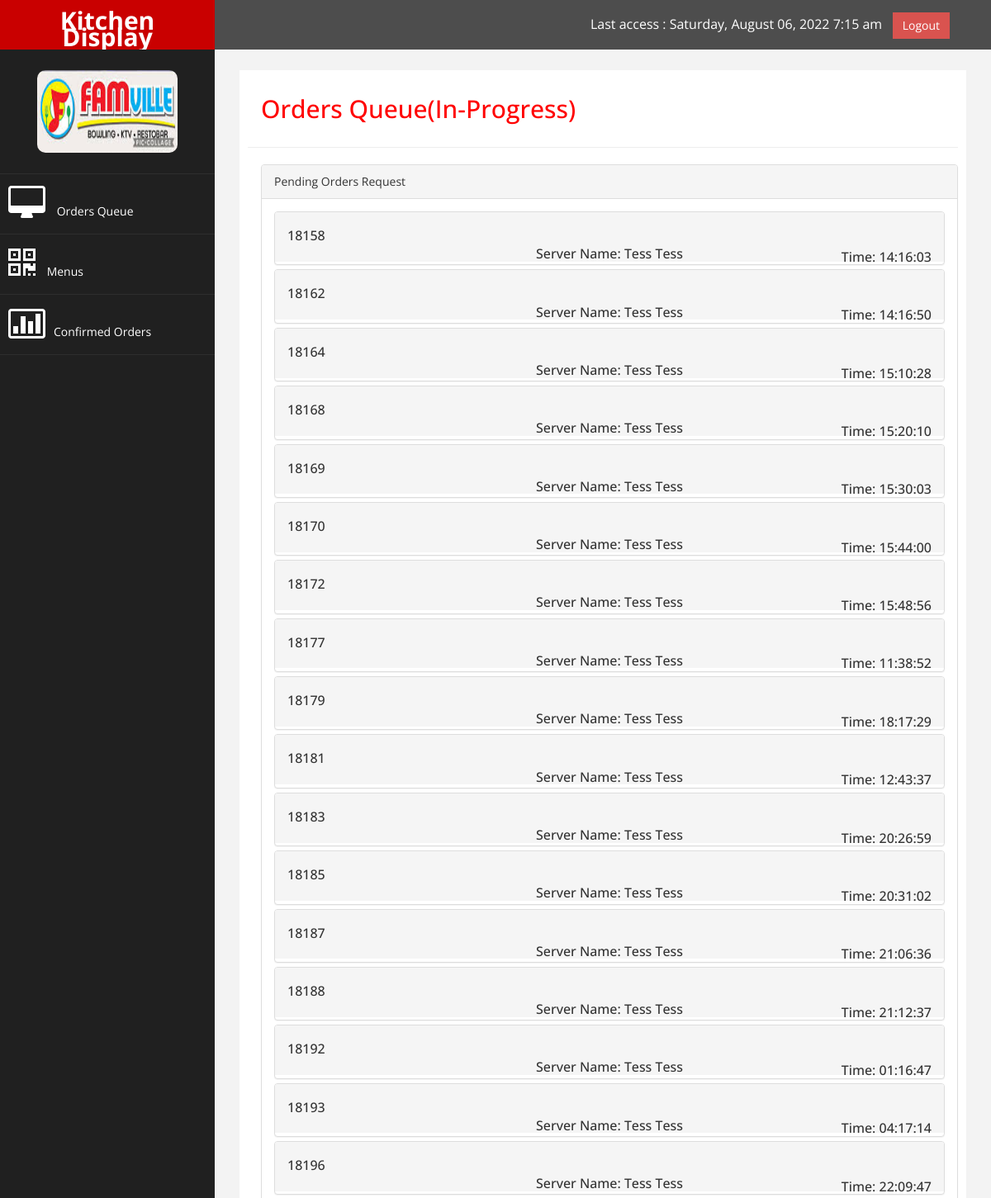
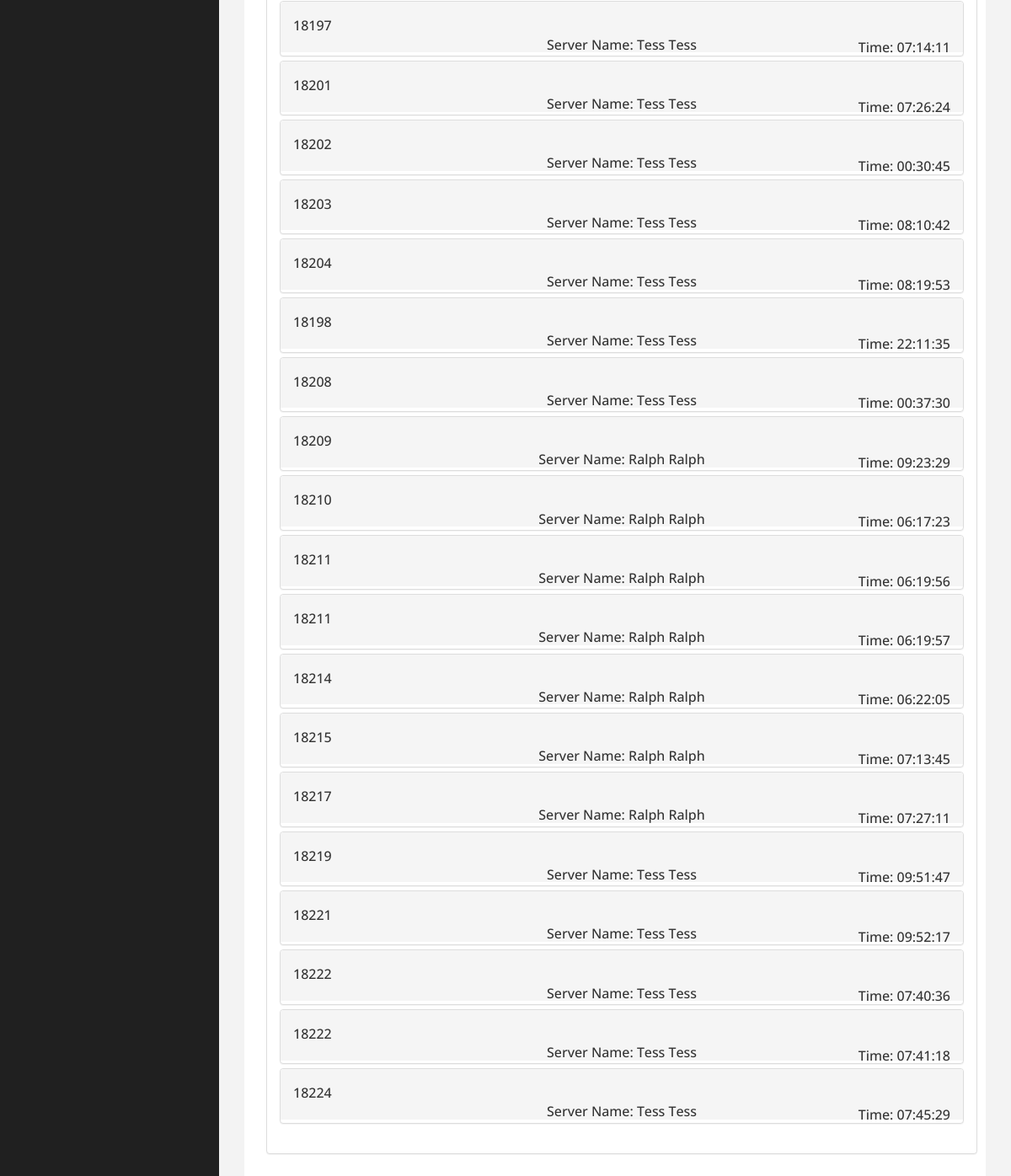
/index_kitchen_staff.php, run on the app's committed database (2 pictures, top to bottom).
### tables this page shows
CREATE TABLE `user` (
  `user_id` int(11) NOT NULL,
  `user_name` varchar(100) NOT NULL,
  `password` varchar(100) NOT NULL,
  `first_name` varchar(100) NOT NULL,
  `last_name` varchar(100) NOT NULL,
  `user_group_id` int(11) NOT NULL,
  `email_address` varchar(100) NOT NULL,
  `image` varchar(100) NOT NULL,
  `cellphone_number` int(11) NOT NULL,
  `status_type_id` int(11) NOT NULL COMMENT 'Enabled; Disabled',
  `date_added` timestamp NOT NULL DEFAULT CURRENT_TIMESTAMP ON UPDATE CURRENT_TIMESTAMP
);

CREATE TABLE `order_bill_out` (
  `order_bill_out_id` int(11) NOT NULL,
  `order_num_id` int(11) NOT NULL,
  `user_id` int(11) NOT NULL,
  `date_time` timestamp NOT NULL DEFAULT CURRENT_TIMESTAMP ON UPDATE CURRENT_TIMESTAMP,
  `order_kitchen_id` int(11) NOT NULL,
  `sub_total` int(11) NOT NULL,
  `billed_amount` int(11) NOT NULL,
  `guest_id` int(11) NOT NULL,
  `guest_id_num` int(11) NOT NULL COMMENT 'one-by-one-customer-receipt',
  `action` varchar(100) NOT NULL COMMENT 'unbump; bump',
  `duration` varchar(100) NOT NULL
);

### index_kitchen_staff.php (called while the page is built, shortened)
<?php
include('kitchen_staff/header.php');
include('kitchen_staff/side_bar.php');
if(isset($_GET['page'])){
    $page=$_GET['page'];
}else{
    $page='orders_queue';
}
include('kitchen_staff/'.$page.'.php');
include('kitchen_staff/footer.php');
?>

### kitchen_staff/orders_queue.php (the view, shortened to what this page needs)
<div id="page-wrapper">
            <div id="page-inner">
                <div class="row">
                    <div class="col-md-12">
                     <h2>Orders Queue(In-Progress)</h2>
                    </div>
                </div>
                 <hr>
               <div class="row">
                <div class="col-md-12">
                    <div class="panel panel-default">
                        <div class="panel-heading">
                            Pending Orders Request
                        </div>
                        <div class="panel-body">
                            <div class="panel-group" id="accordion">
                            <?php
                            include('config.php');
                                $sqls='SELECT DISTINCT order_bill_out.order_num_id, order_bill_out.duration, order_bill_out.date_time FROM order_bill_out
                                    WHERE order_bill_out.action="unbump"';
                                $qrys=mysqli_query($CON, $sqls) or die(mysqli_error($qrys));
                                while($row=mysqli_fetch_array($qrys)){
                                    $order_num_id=$row['order_num_id'];
                                    $date_time=$row['date_time'];
                                    $sql_server_name='SELECT order_bill_out.order_bill_out_id, order_bill_out.order_num_id, order_kitchen.order_kitchen_id, order_kitchen.user_id, user.first_name, user.last_name, user.user_group_id, user_groups.user_groups
                                        FROM order_bill_out
                                        INNER JOIN order_kitchen
                                        ON order_kitchen.order_kitchen_id=order_bill_out.order_kitchen_id
                                        INNER JOIN user
                                        ON user.user_id=order_kitchen.user_id
                                        INNER JOIN user_groups
                                        ON user_groups.user_groups_id=user.user_group_id
                                        WHERE order_bill_out.order_num_id="'.$order_num_id.'" AND user_groups.user_groups="waiter"';
                                    $qry_server_name=mysqli_query($CON, $sql_server_name) or die(mysqli_error($qry_server_name));
                                    while($row=mysqli_fetch_array($qry_server_name)){
                                        $first_name=$row['first_name'];
                                        $last_name=$row['last_name'];
                            }
                            ?>
                                <div class="panel panel-default">
                                    <div class="panel-heading" style="
    padding-bottom: 0px;
">
                                        <h4 class="panel-title">
                                            <a data-parent="#accordion" href="<?php echo 'kitchen_staff/inside_queue.php?id='.$order_num_id;?>" class="collapsed"><?php echo $order_num_id; ?></a>
                                            <span style="
    padding-left: 790px;
">
<div class="server-name" style="
    text-align: center;
    margin-top: -13px;
">Server Name: <?php echo $first_name.' '.$last_name; ?></div>
<div id="response" style="
    float: right;
    margin-top: -14px;
">Time:
<?php
$from_time1=$date_time;
$to_time2=$_SESSION['duration'];
$time_first=strtotime($from_time1);
$time_third=strtotime($to_time2);
$difference_inseconds=$time_first-$time_third;
$update_time=gmdate('H:i:s', $difference_inseconds);
?>
</span>
<?php echo $update_time; ?></div>
                                    </div>
                                </div>
                            <?php
                            }
                            ?>

### assets/css/custom.css (style rules this page uses)
body { font-family: 'Open Sans', sans-serif; }
#page-wrapper { padding: 15px 15px; min-height: 600px; background:#F3F3F3; }
#page-inner { width:100%; margin:10px 20px 10px 0px; background-color:#fff!important; padding:10px; min-height:1200px; }
h2 { color: #f00; }
h4 { padding-top:10px; }
@media (min-width:768px) { #page-wrapper { margin: 0 0 0 260px; padding: 15px 30px; min-height: 1200px; } }

### assets/css/css_table_image.css (style rules this page uses)
.row::after { content: ""; clear: both; display: table; }
.row { margin-left: 1px; }

### data on the page
user: first_name "Tess", last_name "Tess"
order_bill_out: user.first_name "Tess", user.last_name "Tess"
order_bill_out: user.first_name "Tess", user.last_name "Tess"
order_bill_out: user.first_name "Tess", user.last_name "Tess"
order_bill_out: user.first_name "Tess", user.last_name "Tess"
order_bill_out: user.first_name "Tess", user.last_name "Tess"
order_bill_out: user.first_name "Tess", user.last_name "Tess"
order_bill_out: user.first_name "Tess", user.last_name "Tess"
order_bill_out: user.first_name "Tess", user.last_name "Tess"
order_bill_out: user.first_name "Tess", user.last_name "Tess"
order_bill_out: user.first_name "Tess", user.last_name "Tess"
order_bill_out: user.first_name "Ralph", user.last_name "Ralph"
order_bill_out: user.first_name "Ralph", user.last_name "Ralph"
user: first_name "Ralph", last_name "Ralph"
order_bill_out: user.first_name "Ralph", user.last_name "Ralph"
order_bill_out: user.first_name "Tess", user.last_name "Tess"

### other printed values
$order_num_id "18158"
$update_time "14:16:03"
$order_num_id "18162"
$update_time "14:16:50"
$order_num_id "18164"
$update_time "15:10:28"
$order_num_id "18168"
$update_time "15:20:10"
$order_num_id "18169"
$update_time "15:30:03"
$order_num_id "18170"
$update_time "15:44:00"
$order_num_id "18172"
$update_time "15:48:56"
$order_num_id "18177"
